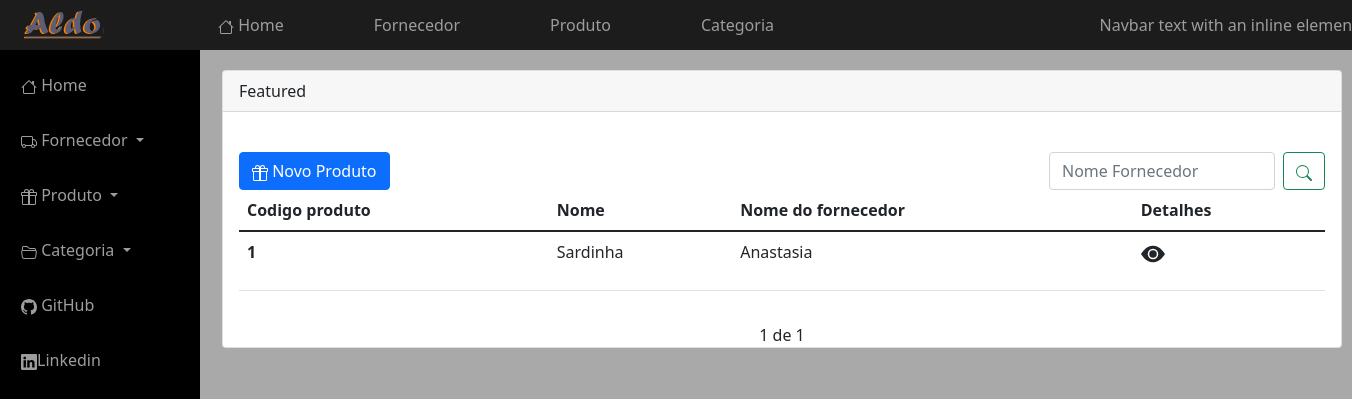
The page /produto/produto on the database as committed earlier.
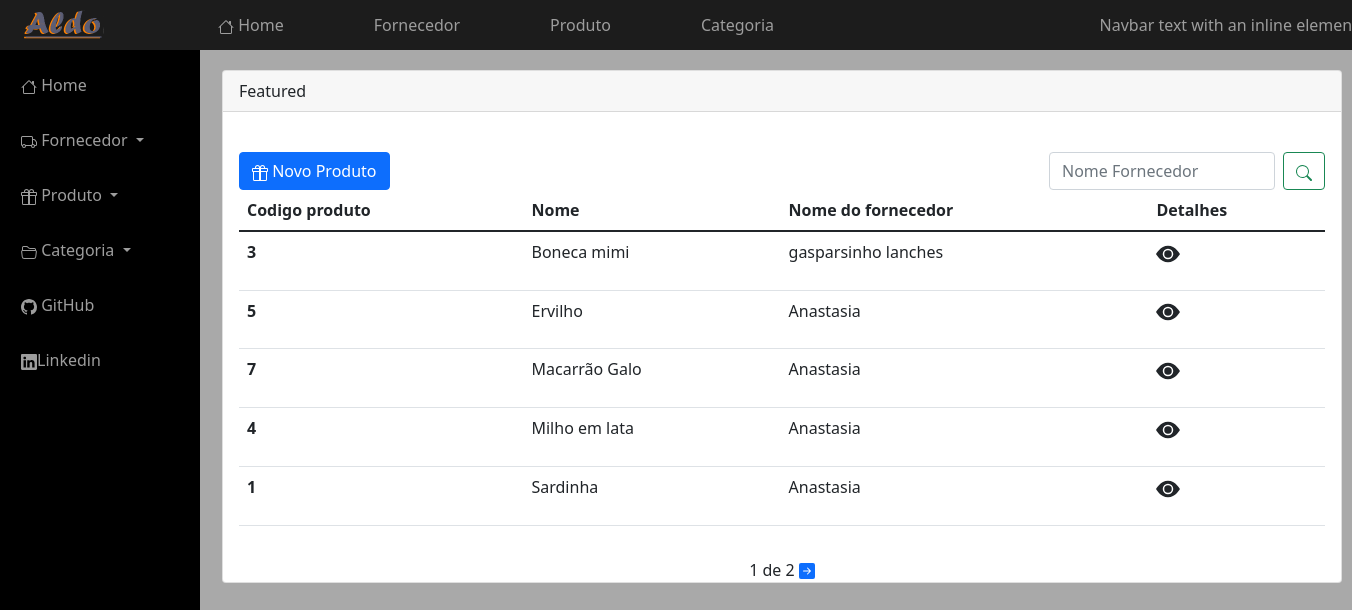
The same page on the database as committed later.
### produto/models.py (models this page shows, shortened)
class Produto(models.Model):
    produto = models.CharField('Nome', max_length=100, unique=True)
    fornecedor = models.ForeignKey(Fornecedor, on_delete=models.CASCADE)
    descricao = models.CharField('Descrição', max_length=200)
    unidade_medida = models.CharField('Unidade de medida', max_length=11, choices=UNIDADE_DE_MEDIDA)
    quantidade_embalagem = models.IntegerField('Qantidade na embalagem')
    preco = models.DecimalField('preço', max_digits=7, decimal_places=2)
    class Meta:
        ordering = ('produto',)

### fornecedor/models.py (models this page shows, shortened)
class Fornecedor(models.Model):
    data_cadastro = models.DateTimeField(auto_now=True)
    Categoria = models.ForeignKey(Categoria , on_delete=models.CASCADE)
    nome = models.CharField('Nome Fantasia', max_length=100)
    nome_r = models.CharField('Nome Razão Social', max_length=100)
    CNPJ = models.CharField('cnpj', max_length=100)
    escricao_estadual = models.CharField('Escrição Estadual', max_length=100)
    rua = models.CharField('Rua', max_length=200)
    cep = models.CharField('CEP', max_length=10)
    numero = models.IntegerField('Numéro:')
    cidade = models.CharField('Cidade', max_length=50)
    bairro = models.CharField('Bairro', max_length=30)
    proximidade = models.CharField(max_length=30)
    complemento = models.CharField('Complemento', max_length=10)
    nome_contato = models.CharField('Nome', max_length=100)
    cargo = models.CharField('Cargo', max_length=10)
    telefone = models.CharField('Telefone', max_length=15)
    tipo_telefone = models.CharField(max_length=11, choices=TIPO_TELEFONE)
    Email = models.CharField('E-mail', max_length=100)
    tipo_email = models.CharField(max_length=11, choices=TIPO_EMAIL)

### produto/views.py (the view)
# urls.py: path('/produto', produtos, name='listar_produto'),
def produtos(request):
    search = request.GET.get('search')
    if search:
        produtos = Produto.objects.filter(produto__icontains=search)
    else:
        produto_list = Produto.objects.all()
        paginator = Paginator(produto_list, 5)
        page = request.GET.get('page')
        produtos = paginator.get_page(page)
    return render(request, 'produto/list_produto.html', {'produtos': produtos})

### produto/templates/produto/list_produto.html (shortened to what this page needs)
{% extends "core/includes/base.html"%}
{% block main %}
<div class="card" id="card_list_produto">
    <div class="card-header">
    Featured
  </div>
    <br>
  <div class="card-body">
      <div class="row">
          <div class="col">
          <a href="{% url 'produto_create'%}" class="btn btn-primary">
              Novo Produto
          </a>
          </div>
          <form class="d-flex"  id="t">
          <input class="form-control me-2" type="text" name="search"  placeholder="Nome Fornecedor" aria-label="Search">
          <button class="btn btn-outline-success" type="submit">
          </button>
          </form>
          <br>
      </div>
   <table class="table">
  <thead>
    <tr>
      <th scope="col">Codigo produto</th>
      <th scope="col">Nome</th>
      <th scope="col">Nome do fornecedor</th>
      <th scope="col">Detalhes</th>
    </tr>
  </thead>
  <tbody>
  {% for produto in produtos %}
    <tr>
      <th scope="row">{{produto.id}}</th>
      <td>{{produto.produto}}</td>
      <td>{{produto.fornecedor.nome}}</td>
      <td><a href="{% url 'produto_ver' produto.id %}" class="buton ">
         <p class="text-dark"><svg xmlns="http://www.w3.org/2000/svg" width="1.5em" height="1.5em" fill="currentColor" class="bi bi-eye-fill" viewBox="0 0 16 16">
             <path d="M10.5 8a2.5 2.5 0 1 1-5 0 2.5 2.5 0 0 1 5 0z"/>
             <path d="M0 8s3-5.5 8-5.5S16 8 16 8s-3 5.5-8 5.5S0 8 0 8zm8 3.5a3.5 3.5 0 1 0 0-7 3.5 3.5 0 0 0 0 7z"/>
             </svg></p>
      </a></td>
    </tr>
   {% endfor %}
  </tbody>
</table>
         </div>
    <div class="pagination">
        <span  class="step-links">
          <span>
              {{ produtos.number}} de {{ produtos.paginator.num_pages}}
          </span>
         {%  if produtos.has_next %}
            <a href="?page={{produtos.next_page_number}}">
            </a>
         {% endif %}
        </span><br>
    </div>
  </div>
</div>
{% endblock %}

### core/templates/core/includes/base.html (shortened to what this page needs)
{% load static %}
<!doctype html>
<html lang="pt-br">
  <head>
    <link href="https://cdn.jsdelivr.net/npm/bootstrap@5.1.1/dist/css/bootstrap.min.css" rel="stylesheet">
      <link rel="stylesheet" href="{% static 'css/merda2.css'%}">
  </head>
  <body>
  <div class="container-fluid">
      {% block nav%}
      {% include "core/includes/nav.html" %}
      {% endblock%}
     {% block main %}
     {% endblock %}
  </body>
</html>

### core/templates/core/includes/nav.html (shortened to what this page needs)
{% load static %}
<nav class="navbar navbar-expand-lg navbar-light " id="nav1">
  <div class="container-fluid">
    <a class="navbar-brand" href="#"><img src="{% static 'img/logoAldo1.png' %}" id="logo"></a>
    <div class="collapse navbar-collapse" id="navbarText">
      <ul class="navbar-nav me-auto mb-2 mb-lg-0">
        <li class="nav-item">
          <a class="nav-link active" aria-current="page" href="{% url 'home_core'  %}">
              Home
          </a>
        </li>
        <li class="nav-item">
          <a class="nav-link" href="{% url 'listar_fornecedor' %}">Fornecedor</a>
        </li>
        <li class="nav-item">
          <a class="nav-link" href="{% url 'listar_produto'%}">Produto</a>
        </li>
        <li class="nav-item">
          <a class="nav-link" href="{% url 'listar_categoria'%}">Categoria</a>
        </li>
      </ul>
        <div id="n">
          <span class="navbar-text" id="2">
           Navbar text with an inline element
          </span>
        </div>
    </div>
  </div>
</nav>
<div class="texto">
<ul class="nav flex-column" id="vanlateral">
    <li class="nav-item">
    <a class="nav-link active" aria-current="page" href="{% url 'home_core'  %}">
 Home
    </a>
  </li>
 <li class="nav-item dropdown">
          <a class="nav-link dropdown-toggle" href="#" id="navbarDropdown" role="button" data-bs-toggle="dropdown" aria-expanded="false">
            Fornecedor
          </a>
        </li>
  <li class="nav-item dropdown">
          <a class="nav-link dropdown-toggle" href="#" id="navbarDropdown" role="button" data-bs-toggle="dropdown" aria-expanded="false">
              Produto
          </a>
        </li>
    <li class="nav-item dropdown">
          <a class="nav-link dropdown-toggle" href="#" id="navbarDropdown" role="button" data-bs-toggle="dropdown" aria-expanded="false">
             Categoria
          </a>
        </li>
       <li class="nav-item">
    <a class="nav-link active" aria-current="page" href="https://github.com/Aldo-lima/Loja_virtual_em_python">
   GitHub
    </a>
  </li>
       <li class="nav-item">
    <a class="nav-link active" aria-current="page" href="https://linkedin.com/in/aldo-cesar-lima-b86360164">
        Linkedin
    </a>
  </li>
</ul>
</div>

### core/static/css/merda2.css (style rules this page uses)
body { background-color : #A9A9A9; }
#nav1 { background-color : #1C1C1C; margin:0px 0px 0px -12px; width:1370px; height: 50px; position:fixed ; }
#nav1 li a { color: #9d9d9d; padding:0px 0px 0px 90px; }
#n span { color: #9d9d9d; }
.texto ul li a { color: #9d9d9d; margin:15px 0px 0px 5px; }
#logo { height: 3rem; }
#vanlateral { background-color : #000000; width:200px; height: 800px; margin:50px 0px 0px -12px; position:fixed ; }
#t { width:300px; }
#card_list_produto { width:1120px; margin: 70px 0px 0px 210px; position: absolute; }
.pagination { margin-buttom:20px; }
.step-links { position:relative; margin-left: auto; margin-right: auto; }

Rows that differ between the two databases and show on the page:
added Produto: id "3", produto "Boneca mimi", fornecedor.nome "gasparsinho lanches"
added Produto: id "5", produto "Ervilho", fornecedor.nome "Anastasia"
added Produto: id "7", produto "Macarrão Galo", fornecedor.nome "Anastasia"
added Produto: id "4", produto "Milho em lata", fornecedor.nome "Anastasia"
Other text that changed with them:
{{ produtos.paginator.num_pages }}: "1" → "2"
